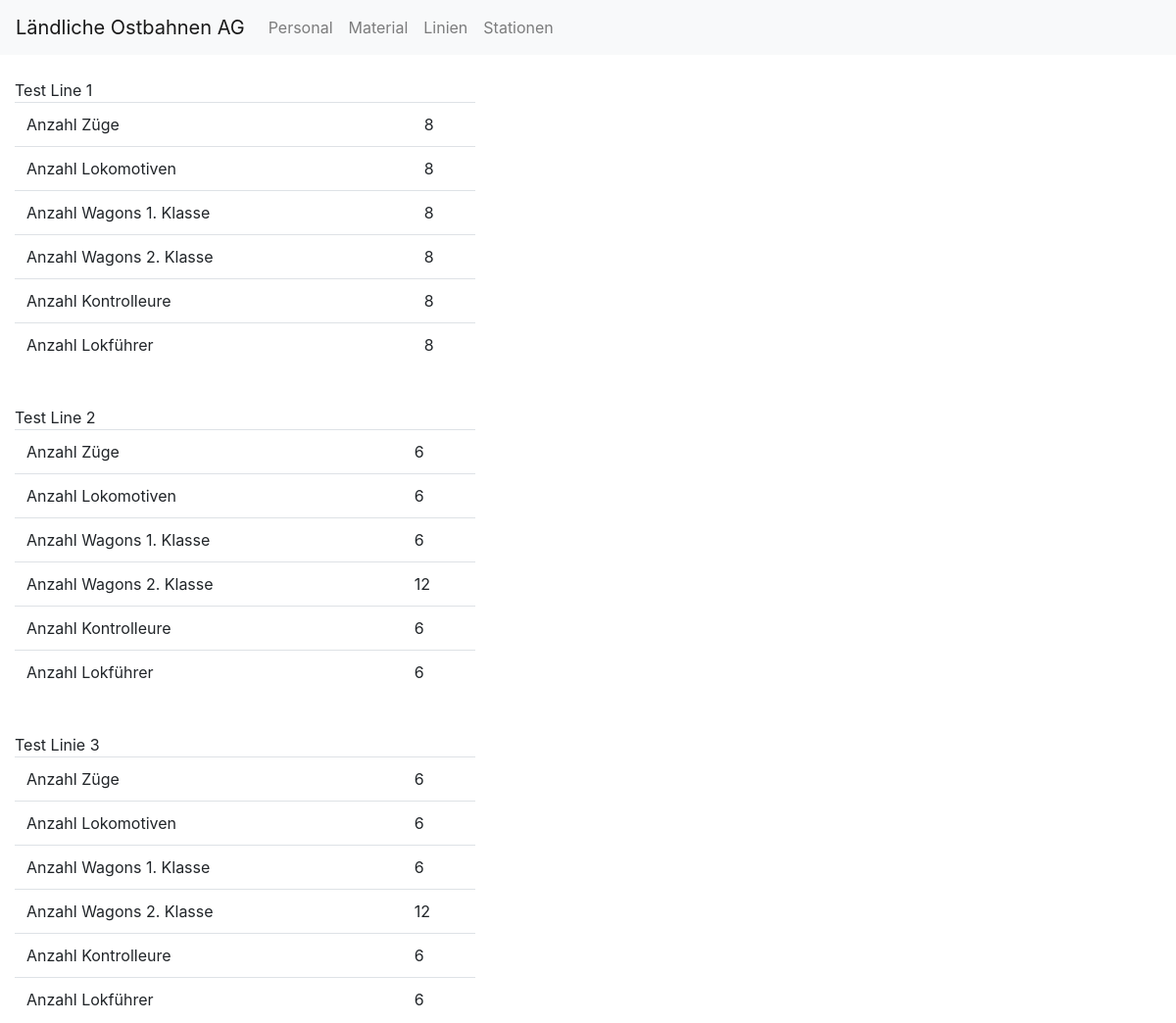
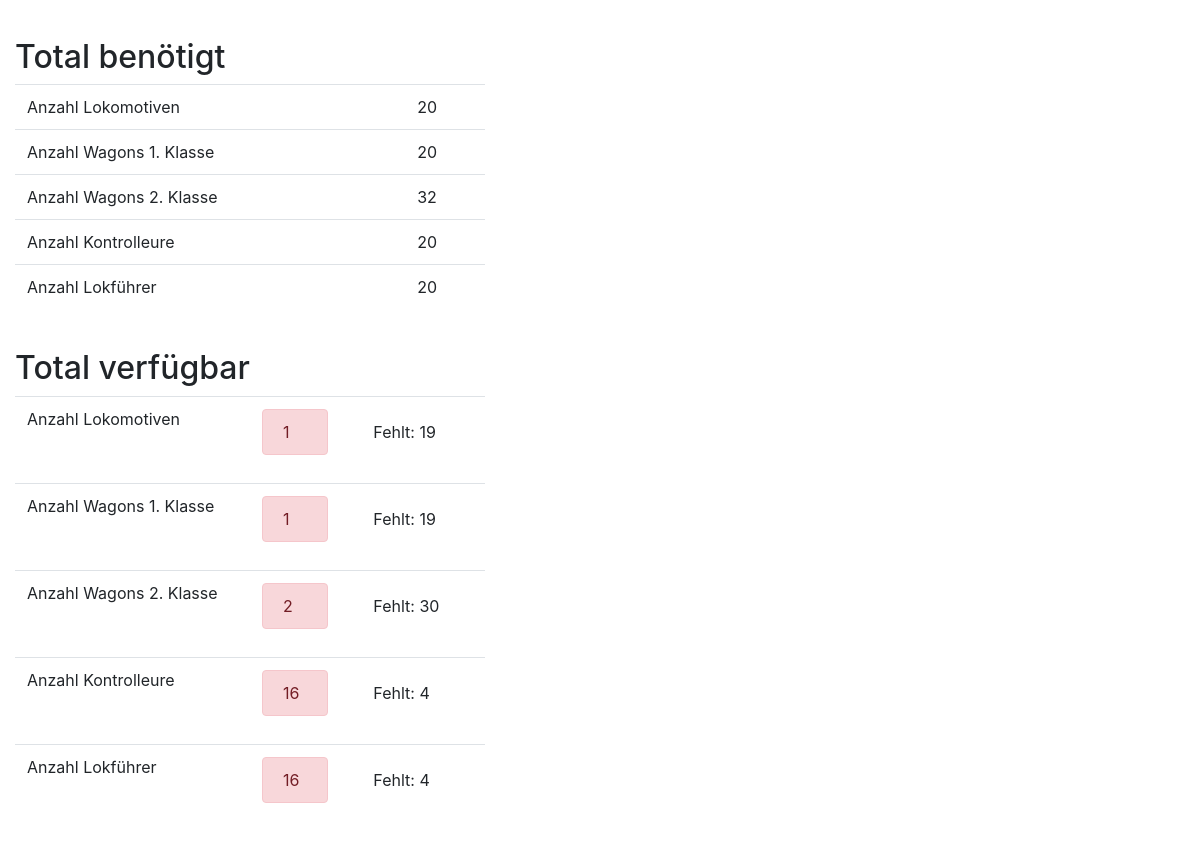
Page /View/View_MaterialCheck.php on the committed database (2 pictures, top to bottom).
### tables this page shows
CREATE TABLE `route` (
  `ID` int(11) NOT NULL,
  `Name` text NOT NULL,
  `Configuration` text NOT NULL
);

### Model/Model.php (called while the page is built, shortened)
<?php
class Model
{
public function dbConnection(){
    $servername = 'localhost';
    $username = 'root';
    $password = '';
    $dbname = 'sbbplus';
    $conn = new mysqli($servername,$username,$password,$dbname);
    $conn->set_charset('utf8');
    return $conn;
}
public function getDriverAvailable(){
    $conn = $this->dbConnection();
    $sql = "SELECT COUNT(*) AS total FROM Worker WHERE Role = 'Lokomotivführer' AND Absent = 0";
    $results = $conn->query($sql);
    return $results;
}
public function getCheckAvailable(){
    $conn = $this->dbConnection();
    $sql = "SELECT COUNT(*) AS total FROM Worker WHERE Role = 'Kontrolleur' AND Absent = 0";
    $results = $conn->query($sql);
    return $results;
}
public function getAmtLoksAvailable(){
    $conn = $this->dbConnection();
    $sql = "SELECT COUNT(*) AS total FROM Material WHERE Type = 0 AND Available = 1";
    $results = $conn->query($sql);
    return $results;
}
public function getAmtWag1Available(){
    $conn = $this->dbConnection();
    $sql = "SELECT COUNT(*) AS total FROM Material WHERE Type = 1 AND Class = 1 AND Available = 1";
    $results = $conn->query($sql);
    return $results;
}
public function getAmtWag2Available(){
    $conn = $this->dbConnection();
    $sql = "SELECT COUNT(*) AS total FROM Material WHERE Type = 1 AND Class = 2 AND Available = 1";
    $results = $conn->query($sql);
    return $results;
}
public function getRoutes(){
    $conn = $this->dbConnection();
    $sql = "SELECT * FROM Route";
    $results = $conn->query($sql);
    return $results;
}
}

### Controller.php (called while the page is built, shortened)
<?php
require 'Model/Model.php';
class Controller{
    public $model;
    public function __construct(){
        $this->model = new Model();
    }
    public function getRoutes(){
        $dataDB = $this->model->getRoutes();
        $dataArray = array();
        while($row = $dataDB->fetch_assoc()){
            $config = explode('::',$row['Configuration']);
            $route = new Model_RouteData($row['Name'], $row['ID'], $config);
            array_push($dataArray,$route);
        }
        return $dataArray;
    }
    public function getAmtLoksAvailable(){
        $dataDB = $this->model->getAmtLoksAvailable();
        $data=mysqli_fetch_assoc($dataDB);
        return $data['total'];
    }
    public function getAmtWag1Available(){
        $dataDB = $this->model->getAmtWag1Available();
        $data=mysqli_fetch_assoc($dataDB);
        return $data['total'];
    }
    public function getAmtWag2Available(){
        $dataDB = $this->model->getAmtWag2Available();
        $data=mysqli_fetch_assoc($dataDB);
        return $data['total'];
    }
    public function getDriverAvailable(){
        $dataDB = $this->model->getDriverAvailable();
        $data=mysqli_fetch_assoc($dataDB);
        return $data['total'];
    }
    public function getCheckAvailable(){
        $dataDB = $this->model->getCheckAvailable();
        $data=mysqli_fetch_assoc($dataDB);
        return $data['total'];
    }
}

### View/View_MaterialCheck.php (the view, shortened to what this page needs)
<?php
require '../Controller.php';
include '../res/head.php';
include 'Nav.php';
class View_MaterialCheck
{
    public $controller;
    public function __construct(){
        $this->controller = new Controller();
        $this->routes = $this->getAllRoutes();
        $this->setAvailableMaterial();
        $this->setAvailableWorker();
    }
    public function getAllRoutes(){
        return $this->controller->getRoutes();
    }
    public function getTotalTravelTime($routeId){
        return $this->controller->calcTotalTravelTime($routeId);
    }
    public function setAvailableMaterial(){
        $this->totalLoksAv = $this->controller->getAmtLoksAvailable();
        $this->totalWag1Av = $this->controller->getAmtWag1Available();
        $this->totalWag2Av = $this->controller->getAmtWag2Available();
    }
    public function setAvailableWorker(){
        $this->totalDriverAv = $this->controller->getDriverAvailable();
        $this->totalCheckAv = $this->controller->getCheckAvailable();
    }
    public function stringToMin($string){
        $splitted = explode(':',$string);
        $hour = $splitted[0];
        $min = $splitted[1];
        $hour = (int)$hour*60;
        $min = (int)$min;
        $time = (int)$hour+(int)$min;
        return $time;
    }
}
$self = new View_MaterialCheck();
$timeWeekdayArr = [
    '5:30',
    '6:00',
    '6:30',
    '6:45',
    '7:00',
    '7:15',
    '7:30',
    '7:45',
    '8:00',
    '8:15',
    '8:30',
    '9:00',
    '9:30',
    '10:00',
    '10:30',
    '11:00',
    '11:30',
    '11:45',
    '12:00',
    '12:15',
    '12:30',
    '12:45',
    '13:00',
    '13:15',
    '13:30',
    '14:00',
    '14:30',
    '15:00',
    '15:30',
    '16:00',
    '16:15',
    '16:30',
    '16:45',
    '17:00',
    '17:15',
    '17:30',
    '17:45',
    '18:00',
    '18:15',
    '18:30',
    '18:45',
    '19:00',
    '19:30',
    '20:00',
    '20:30',
    '21:00',
    '21:30',
    '22:00',
    '22:30',
    '23:00',
    '23:30',
];
$dataRoutesArr = array();
for($i = 0;$i<sizeof($self->routes);$i++){
    $tmpArr = array();
    $traveltime = $self->getTotalTravelTime($self->routes[$i]->id);
    $endTime = $self->stringToMin($timeWeekdayArr[0]) + $traveltime;
    $amountTrains=0;
    $timeSet = false;
    for($j=0;$j<sizeof($timeWeekdayArr);$j++){
        $tmpTime = $self->stringToMin($timeWeekdayArr[$j]);
        if (!$timeSet && $endTime<=$tmpTime){
            $timeSet = true;
            $amountTrains = $j+2;
            $amountTrains *= 2;
        }
    }
    array_push($tmpArr, $self->routes[$i]->id);
    array_push($tmpArr, $self->routes[$i]->name);
    array_push($tmpArr, $amountTrains);
    $amtLoks = $amountTrains * $self->routes[$i]->config[0];
    $amtWag1 = $amountTrains * $self->routes[$i]->config[1];
    $amtWag2 = $amountTrains * $self->routes[$i]->config[2];
    array_push($tmpArr, $amtLoks);
    array_push($tmpArr, $amtWag1);
    array_push($tmpArr, $amtWag2);
    array_push($dataRoutesArr,$tmpArr);
}
?>
<html>
<head>
</head>
<body>
<div>
    <?php echo getNavbar(); ?>
</div>
<div class="container-fluid">
    <div class="row">
        <div class="col-md-5 col-sm-12" >
            <?php for($i = 0;$i<sizeof($dataRoutesArr);$i++): ?>
                <br>
                <div>
                        <?php echo $dataRoutesArr[$i][1]; ?>
                </div>
            <table class="table">
            <tbody>
                <tr>
                    <td>Anzahl Züge</td>
                    <td><?php echo $dataRoutesArr[$i][2]; ?></td>
                </tr>
                <tr>
                    <td>Anzahl Lokomotiven</td>
                    <td><?php echo $dataRoutesArr[$i][3]; ?></td>
                </tr>
                <tr>
                    <td>Anzahl Wagons 1. Klasse</td>
                    <td><?php echo $dataRoutesArr[$i][4]; ?></td>
                </tr>
                <tr>
                    <td>Anzahl Wagons 2. Klasse</td>
                    <td><?php echo $dataRoutesArr[$i][5]; ?></td>
                </tr>
                <tr>
                    <td>Anzahl Kontrolleure</td>
                    <td><?php echo $dataRoutesArr[$i][2]; ?></td>
                </tr>
                <tr>
                    <td>Anzahl Lokführer</td>
                    <td><?php echo $dataRoutesArr[$i][2]; ?></td>
                </tr>
            </tbody>
            </table>
            <?php
                $self->totalLoksNeeded += $dataRoutesArr[$i][3];
                $self->totalWag1Needed += $dataRoutesArr[$i][4];
                $self->totalWag2Needed += $dataRoutesArr[$i][5];
                $self->totalDriverNeeded += $dataRoutesArr[$i][2];
                $self->totalCheckNeeded += $dataRoutesArr[$i][2];
            ?>
            <?php endfor; ?>
            <div>
                <br>
                <div>
                    <h2>Total benötigt</h2>
                </div>
                <table class="table">
                    <tbody>
                    <tr>
                        <td>Anzahl Lokomotiven</td>
                        <td><?php echo $self->totalLoksNeeded ?></td>
                    </tr>
                    <tr>
                        <td>Anzahl Wagons 1. Klasse</td>
                        <td><?php echo $self->totalWag1Needed; ?></td>
                    </tr>
                    <tr>
                        <td>Anzahl Wagons 2. Klasse</td>
                        <td><?php echo $self->totalWag2Needed; ?></td>
                    </tr>
                    <tr>
                        <td>Anzahl Kontrolleure</td>
                        <td><?php echo $self->totalDriverNeeded ?></td>
                    </tr>
                    <tr>
                        <td>Anzahl Lokführer</td>
                        <td><?php echo $self->totalCheckNeeded; ?></td>
                    </tr>
                    </tbody>
                </table>
            </div>
            <div>
                <br>
                <div>
                    <h2>Total verfügbar</h2>
                </div>
                <table class="table">
                    <tbody>
                    <tr>
                        <td>Anzahl Lokomotiven</td>
                        <?php if($self->totalLoksAv >= $self->totalLoksNeeded): ?>
                        <td><div class="alert alert-success" role="alert">
                                <?php echo $self->totalLoksAv ?>
                        </div></td>
                        <?php else: ?>
                            <td>
                            <div class="alert alert-danger" role="alert">
                                <?php echo $self->totalLoksAv ?>
                            </div>
                            </td>
                        <?php $diff = $self->totalLoksNeeded - $self->totalLoksAv ?>
                            <td><div class="alert"><?php echo "Fehlt: ".$diff ?></div></td>
                        <?php endif; ?>
                    </tr>
                    <tr>
                        <td>Anzahl Wagons 1. Klasse</td>
                        <?php if($self->totalWag1Av >= $self->totalWag1Needed): ?>
                            <td><div class="alert alert-success" role="alert">
                                    <?php echo $self->totalWag1Av ?>
                                </div></td>
                        <?php else: ?>
                            <td>
                                <div class="alert alert-danger" role="alert">
                                    <?php echo $self->totalWag1Av ?>
                                </div>
                            </td>
                            <?php $diff = $self->totalWag1Needed - $self->totalWag1Av ?>
                            <td><div class="alert"><?php echo "Fehlt: ".$diff ?></div></td>
                        <?php endif; ?>
                    </tr>
                    <tr>
                        <td>Anzahl Wagons 2. Klasse</td>
                        <?php if($self->totalWag2Av >= $self->totalWag2Needed): ?>
                            <td><div class="alert alert-success" role="alert">
                                    <?php echo $self->totalWag2Av ?>
                                </div></td>
                        <?php else: ?>
                            <td>
                                <div class="alert alert-danger" role="alert">
                                    <?php echo $self->totalWag2Av ?>
                                </div>
                            </td>
                            <?php $diff = $self->totalWag2Needed - $self->totalWag2Av ?>
                            <td><div class="alert"><?php echo "Fehlt: ".$diff ?></div></td>
                        <?php endif; ?>
                    </tr>
                    <tr>
                        <td>Anzahl Kontrolleure</td>
                        <?php if($self->totalCheckAv >= $self->totalCheckNeeded): ?>
                            <td><div class="alert alert-success" role="alert">
                                    <?php echo $self->totalCheckAv ?>
                                </div></td>
                        <?php else: ?>
                            <td>
                                <div class="alert alert-danger" role="alert">
                                    <?php echo $self->totalCheckAv ?>
                                </div>
                            </td>
                            <?php $diff = $self->totalCheckNeeded - $self->totalCheckAv ?>
                            <td><div class="alert"><?php echo "Fehlt: ".$diff ?></div></td>
                        <?php endif; ?>
                    </tr>
                    <tr>
                        <td>Anzahl Lokführer</td>
                        <?php if($self->totalDriverAv >= $self->totalDriverNeeded): ?>
                            <td><div class="alert alert-success" role="alert">
                                    <?php echo $self->totalDriverAv ?>
                                </div></td>
                        <?php else: ?>
                            <td>
                                <div class="alert alert-danger" role="alert">
                                    <?php echo $self->totalDriverAv ?>
                                </div>
                            </td>
                            <?php $diff = $self->totalDriverNeeded - $self->totalDriverAv ?>
                            <td><div class="alert"><?php echo "Fehlt: ".$diff ?></div></td>
                        <?php endif; ?>
                    </tr>
                    </tbody>
                </table>
            </div>
        </div>
    </div>
</div>
</body>
</html>

### rows in the picture
route: Name "Test Line 1", ID "8"
route: Name "Test Line 2"
route: Name "Test Linie 3"

### other values in the picture
$dataRoutesArr[$i][2] "6"
$dataRoutesArr[$i][3] "6"
$dataRoutesArr[$i][4] "6"
$dataRoutesArr[$i][5] "12"
$self->totalLoksNeeded "20"
$self->totalWag1Needed "20"
$self->totalWag2Needed "32"
$self->totalDriverNeeded "20"
$self->totalCheckNeeded "20"
$self->totalLoksAv "1"
$diff "19"
$self->totalWag1Av "1"
$self->totalWag2Av "2"
$diff "30"
$self->totalCheckAv "16"
